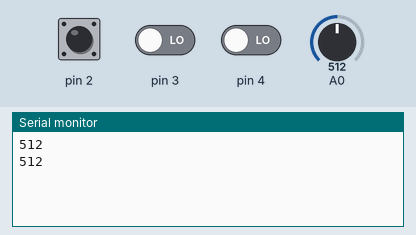
Simulated run of this sketch. Board: Arduino Uno, built with avr-gcc and run on an emulated ATmega328P. Shown: the last lines printed to the serial monitor. Inputs (shaded band) come from the test bench; at power-on: A0 = 512, pin 2 HIGH, pin 3 LOW, pin 4 LOW.

Above: at 1.9 s.
2.0 s: A0 set to 716
At 2.5 s:
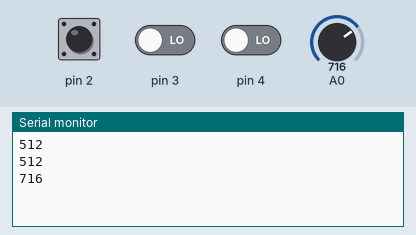
3.5 s: A0 set to 900
At 5.3 s:
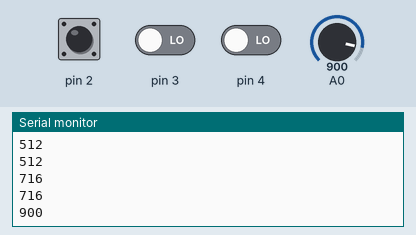
Timing chart, 0 to 6.8 s (numbered marks = the images above; inputs shaded):
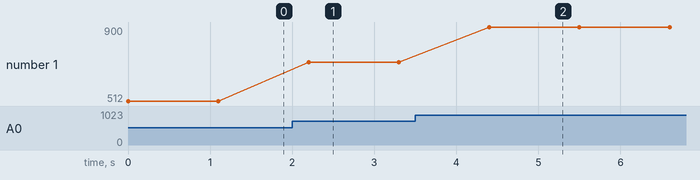

The sketch:

pantech_madurai_blink.ino
```cpp
void setup() {
 Serial.begin(9600);
}

void loop()
{
 /*Serial.print("fire ");
 Serial.println(digitalRead(2));
 Serial.print("sound ");
 Serial.println(digitalRead(3));
 Serial.print("IR ");
 Serial.println(digitalRead(4)); */
int x = analogRead(A0);

 String data;
 data +=x;
data +="\n";
 Serial.println(data);
 delay(100);

 if((digitalRead(2)==0)||(digitalRead(3)==1)||(digitalRead(4)==1))
 {
  digitalWrite(6,HIGH);
  delay(1000);
  digitalWrite(6,LOW);
  delay(1000);
 }

 else
 {
  digitalWrite(6,LOW);
  delay(1000);
 }
}
```

Measured:
- after the input at 2.0 s, the serial monitor: prints a new line after 0.20 s (image 1)
- after the input at 3.5 s, the serial monitor: prints a new line after 0.90 s (image 2)
- plotted number 1: 512 → 716 after the input at 2.0 s, 716 → 900 after the input at 3.5 s
